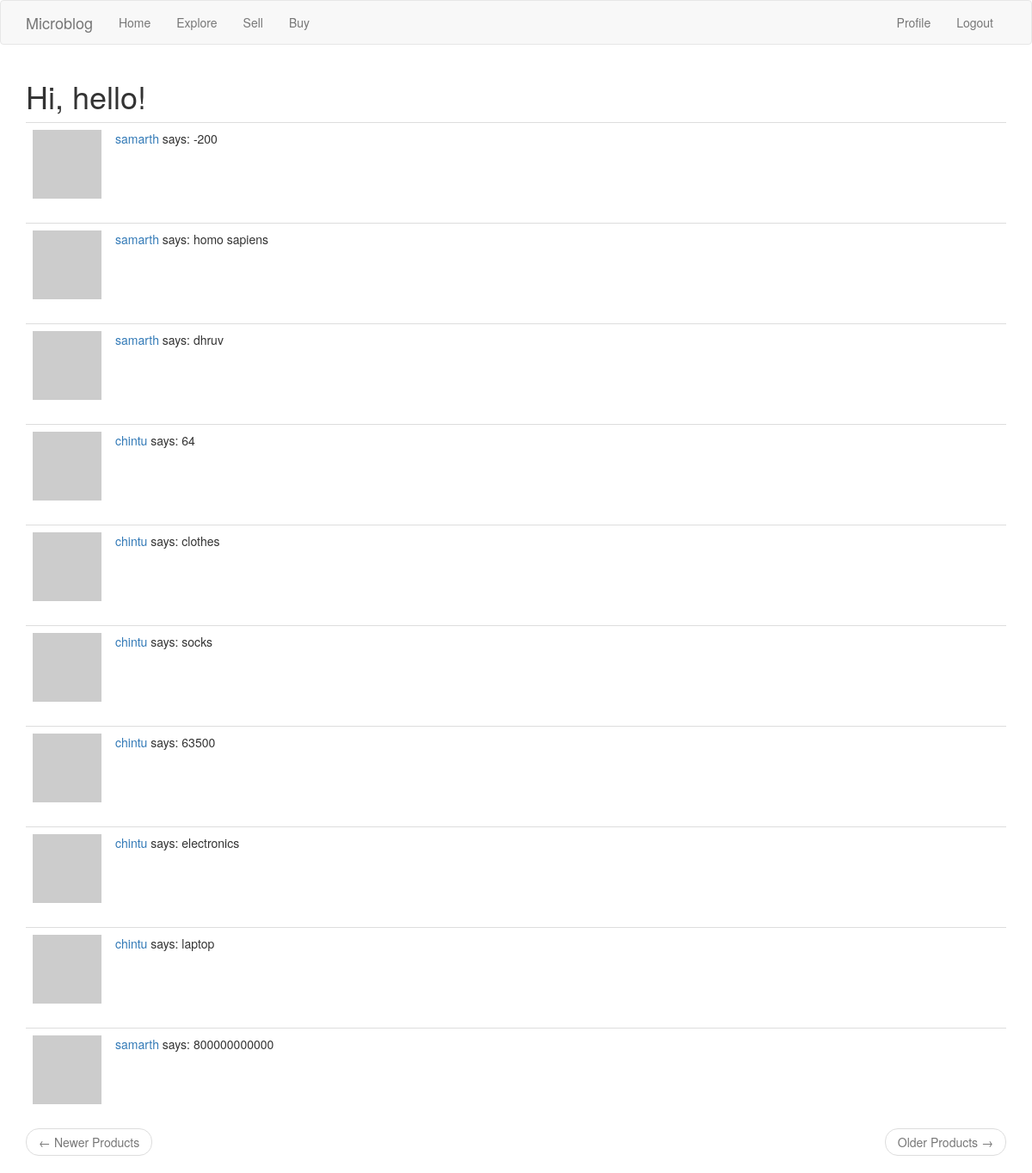
Page /buyproduct (signed in) on the earlier database version.
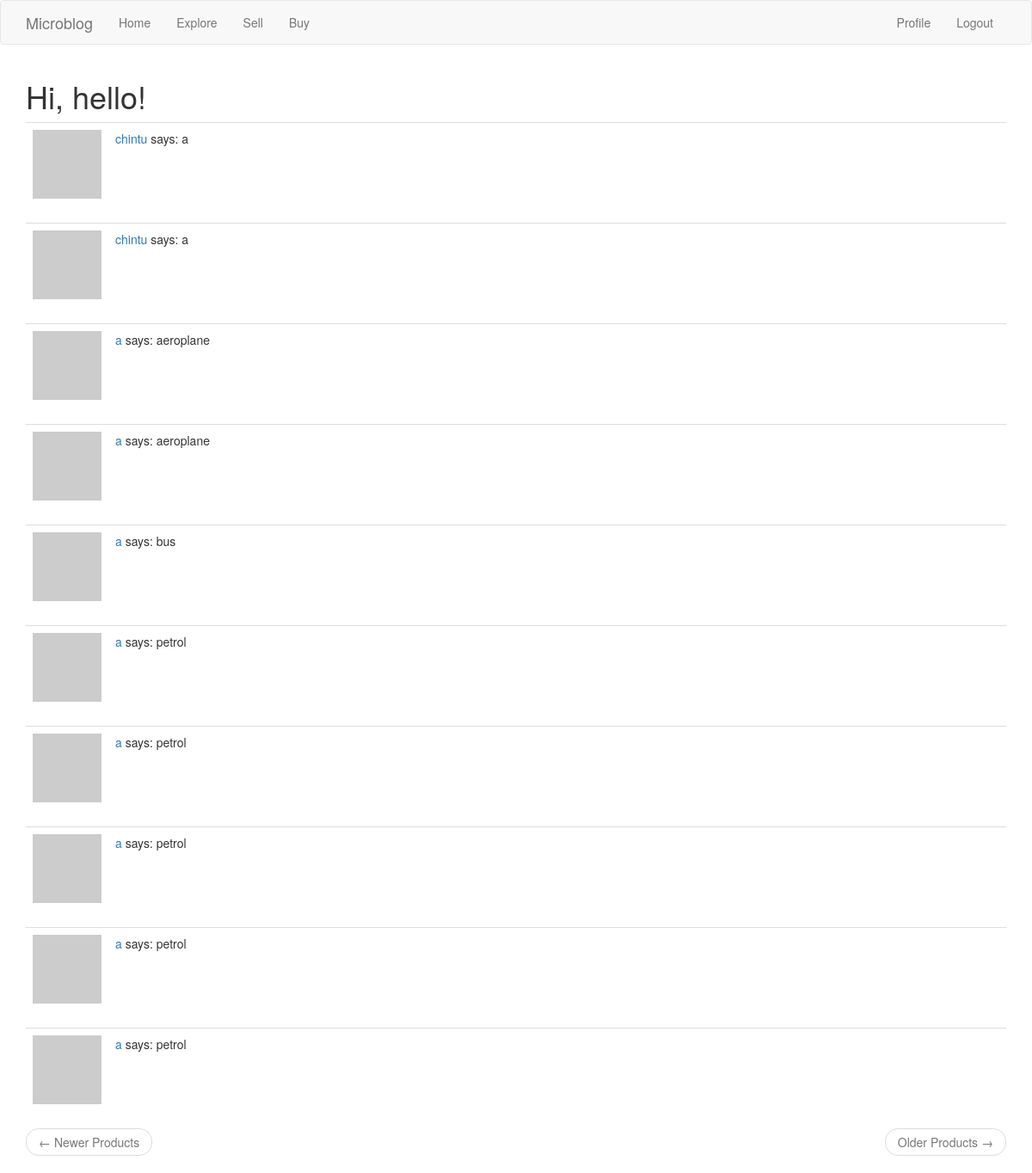
Same page on the later database version.
### app/models.py (models this page shows, shortened)
class Product(db.Model):
    id = db.Column(db.Integer, primary_key=True)
    body = db.Column(db.String(140))
    timestamp = db.Column(db.DateTime, index=True, default=datetime.utcnow)
    user_id = db.Column(db.Integer, db.ForeignKey('user.id'))

class User(UserMixin, db.Model):
    id = db.Column(db.Integer, primary_key=True)
    username = db.Column(db.String(64), index=True, unique=True)
    email = db.Column(db.String(120), index=True, unique=True)
    password_hash = db.Column(db.String(128))
    about_me = db.Column(db.String(140))
    followed = db.relationship(
        'User', secondary=followers,
        primaryjoin=(followers.c.follower_id == id),
        secondaryjoin=(followers.c.followed_id == id),
        backref=db.backref('followers', lazy='dynamic'), lazy='dynamic')
    last_seen = db.Column(db.DateTime, default=datetime.utcnow)
    posts = db.relationship('Post', backref='author', lazy='dynamic')
    products = db.relationship('Product', backref='author', lazy='dynamic')
    def avatar(self, size):
        digest = md5(self.email.lower().encode('utf-8')).hexdigest()
        return 'https://www.gravatar.com/avatar/{}?d=identicon&s={}'.format(
            digest, size)

### app/routes.py (the view)
@app.route('/buyproduct')
@login_required
def buyproduct():
    page = request.args.get('page', 1, type=int)
    products = Product.query.order_by(Product.timestamp.desc()).paginate(
        page, app.config['PRODUCTS_PER_PAGE'], False)
    next_url = url_for('explore', page=products.next_num) \
        if products.has_next else None
    prev_url = url_for('explore', page=products.prev_num) \
        if products.has_prev else None
    return render_template("buy.html", title='Buy', products=products.items)

### app/models.py (called while the page is built)
@login.user_loader
def load_user(id):
    return User.query.get(int(id))

### app/routes.py (called while the page is built)
@app.before_request
def before_request():
    if current_user.is_authenticated:
        current_user.last_seen = datetime.utcnow()
        db.session.commit()

### app/templates/buy.html (shortened to what this page needs)
{% extends "base.html" %}
{% import 'bootstrap/wtf.html' as wtf %}
{% block app_content %}
    <h1>Hi, {{ current_user.username }}!</h1>
    {% for product in products %}
        {% include '_product.html' %}
    {% endfor %}
    <nav aria-label="...">
        <ul class="pager">
            <li class="previous{% if not prev_url %} disabled{% endif %}">
                <a href="{{ prev_url or '#' }}">
                    <span aria-hidden="true">&larr;</span> Newer Products
                </a>
            </li>
            <li class="next{% if not next_url %} disabled{% endif %}">
                <a href="{{ next_url or '#' }}">
                    Older Products <span aria-hidden="true">&rarr;</span>
                </a>
            </li>
        </ul>
    </nav>
{% endblock %}

### app/templates/_product.html (shortened to what this page needs)
<table class="table table-hover">
        <tr>
            <td width="70px">
                <a href="{{ url_for('user', username=product.author.username) }}">
                    <img src="{{ product.author.avatar(70) }}" />
                </a>
            </td>
            <td>
                <a href="{{ url_for('user', username=product.author.username) }}">
                    {{ product.author.username }}
                </a>
                says:
                {{ product.body }}
            </td>
        </tr>
    </table>

Differences in the rows shown:
no longer on this page (row unchanged): Product: author.username "samarth", body "-200"
no longer on this page (row unchanged): Product: author.username "samarth", body "homo sapiens"
no longer on this page (row unchanged): Product: author.username "samarth", body "dhruv"
no longer on this page (row unchanged): Product: author.username "chintu", body "64"
no longer on this page (row unchanged): Product: author.username "chintu", body "clothes"
no longer on this page (row unchanged): Product: author.username "chintu", body "socks"
no longer on this page (row unchanged): Product: author.username "chintu", body "63500"
no longer on this page (row unchanged): Product: author.username "chintu", body "electronics"
no longer on this page (row unchanged): Product: author.username "chintu", body "laptop"
no longer on this page (row unchanged): Product: author.username "samarth", body "800000000000"
added Product: author.username "chintu", body "a"
added Product: author.username "chintu", body "a"
added Product: author.username "a", body "aeroplane"
added Product: author.username "a", body "aeroplane"
added Product: author.username "a", body "bus"
added Product: author.username "a", body "petrol"
added Product: author.username "a", body "petrol"
added Product: author.username "a", body "petrol"
added Product: author.username "a", body "petrol"
added Product: author.username "a", body "petrol"
